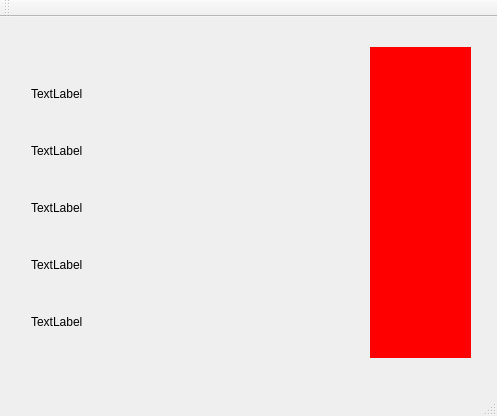
<?xml version="1.0" encoding="UTF-8"?>
<ui version="4.0">
 <class>MainWindow</class>
 <widget class="QMainWindow" name="MainWindow">
  <property name="geometry">
   <rect>
    <x>0</x>
    <y>0</y>
    <width>497</width>
    <height>416</height>
   </rect>
  </property>
  <property name="windowTitle">
   <string>MainWindow</string>
  </property>
  <widget class="QWidget" name="centralWidget">
   <property name="mouseTracking">
    <bool>true</bool>
   </property>
   <widget class="QWidget" name="verticalWidget" native="true">
    <property name="geometry">
     <rect>
      <x>20</x>
      <y>40</y>
      <width>311</width>
      <height>301</height>
     </rect>
    </property>
    <property name="mouseTracking">
     <bool>true</bool>
    </property>
    <layout class="QVBoxLayout" name="verticalLayout">
     <item>
      <widget class="QLabel" name="label_1">
       <property name="mouseTracking">
        <bool>true</bool>
       </property>
       <property name="text">
        <string>TextLabel</string>
       </property>
      </widget>
     </item>
     <item>
      <widget class="QLabel" name="label_2">
       <property name="mouseTracking">
        <bool>true</bool>
       </property>
       <property name="text">
        <string>TextLabel</string>
       </property>
      </widget>
     </item>
     <item>
      <widget class="QLabel" name="label_3">
       <property name="mouseTracking">
        <bool>true</bool>
       </property>
       <property name="text">
        <string>TextLabel</string>
       </property>
      </widget>
     </item>
     <item>
      <widget class="QLabel" name="label_4">
       <property name="mouseTracking">
        <bool>true</bool>
       </property>
       <property name="text">
        <string>TextLabel</string>
       </property>
      </widget>
     </item>
     <item>
      <widget class="QLabel" name="label_5">
       <property name="mouseTracking">
        <bool>true</bool>
       </property>
       <property name="text">
        <string>TextLabel</string>
       </property>
      </widget>
     </item>
    </layout>
   </widget>
   <widget class="QLabel" name="label_6">
    <property name="geometry">
     <rect>
      <x>370</x>
      <y>30</y>
      <width>101</width>
      <height>311</height>
     </rect>
    </property>
    <property name="mouseTracking">
     <bool>true</bool>
    </property>
    <property name="styleSheet">
     <string notr="true">background-color: rgb(255, 0, 0);</string>
    </property>
    <property name="text">
     <string/>
    </property>
   </widget>
  </widget>
  <widget class="QMenuBar" name="menuBar">
   <property name="geometry">
    <rect>
     <x>0</x>
     <y>0</y>
     <width>497</width>
     <height>23</height>
    </rect>
   </property>
  </widget>
  <widget class="QToolBar" name="mainToolBar">
   <attribute name="toolBarArea">
    <enum>TopToolBarArea</enum>
   </attribute>
   <attribute name="toolBarBreak">
    <bool>false</bool>
   </attribute>
  </widget>
  <widget class="QStatusBar" name="statusBar"/>
 </widget>
 <layoutdefault spacing="6" margin="11"/>
 <resources/>
 <connections/>
</ui>
